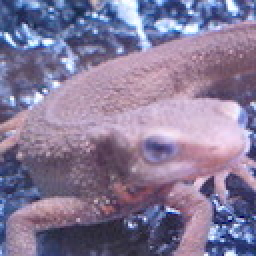
#> input picture 1/imori.jpg, 128 x 128 px, found by its file name (shown 2 times larger)
$ python an2.py
#> lines starting #> are read from the running program, lines starting #| are printed output that depends on the picture
#> further down, img is the input picture: shape (128, 128, 3); mean B, G, R 152.8, 121.8, 134.1
# -*- coding: utf-8 -*-
# @Time    : 2020/11/24 9:03
# @Author  : dong xin
# @File    : an2.py
# @Software: PyCharm
# 将图像灰度

import cv2
import numpy as np

def COLOR2GRAY(img):
    # height width channel color
    b = img[:, :, 0].copy()
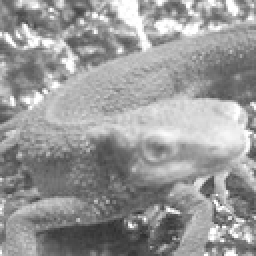
#> b: shape (128, 128) (shown 2 times larger); min 46, max 255, mean 152.8
    g = img[:, :, 1].copy()
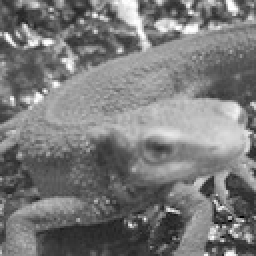
#> g: shape (128, 128) (shown 2 times larger); min 0, max 255, mean 121.8
    r = img[:, :, 2].copy()
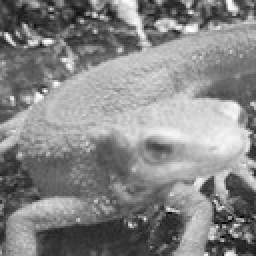
#> r: shape (128, 128) (shown 2 times larger); min 0, max 255, mean 134.1

    out = 0.0722 * b + 0.7152 * g + 0.2126 * r
    out = out.astype(np.uint8)
    return out

if __name__ == '__main__':
    img = cv2.imread("../imori.jpg")
    img = COLOR2GRAY(img)
    cv2.imwrite("out2.jpg", img)
